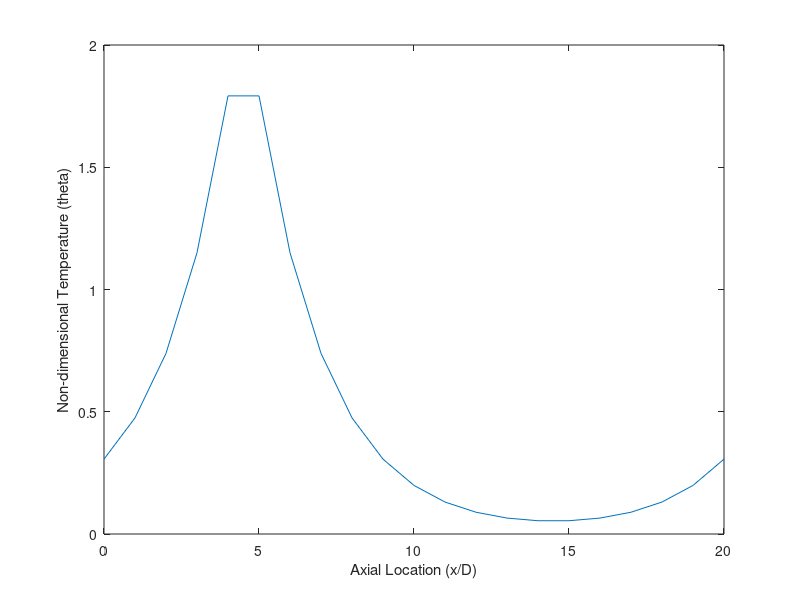

Recreate this plot in MATLAB.
%Josh Bevan 2014, 22.559 MS-CFD
%Solves a 1D steady-state conduction problem with periodic boundary
%conditions with heat generation 

%________Input Params_______________________
Bi= 0.05;   %Biot number for system
L= 20;      %Length of rod in diameters
xH= 3.5;    %Location of start of heated section, use n+1/2 to line up CV
LH= 2;      %Length of heated section
CV= 20;     %Number of CVs to use
d= 1/(L/CV)^2;%Grid size

%The primarily tridiagonal structure is a simple Toeplitz matrix; Including
%the same node twice in the domain necessitates a modification so the 2nd
%derivative jumps the coincident node
Theta = ( toeplitz([-2*d-4*Bi, d, 2:CV<0])...
        +fliplr(blkdiag([0,d],zeros(CV-1,CV-3),[d,0])) )...
        \ -and(0:L/CV:L>xH,0:L/CV:L<xH+LH)'


plot(0:L/CV:L,Theta), xlabel('Axial Location (x/D)'), ylabel('Non-dimensional Temperature (theta)')
xlabel('Axial Location (x/D)')
ylabel('Non-dimensional Temperature (theta)')